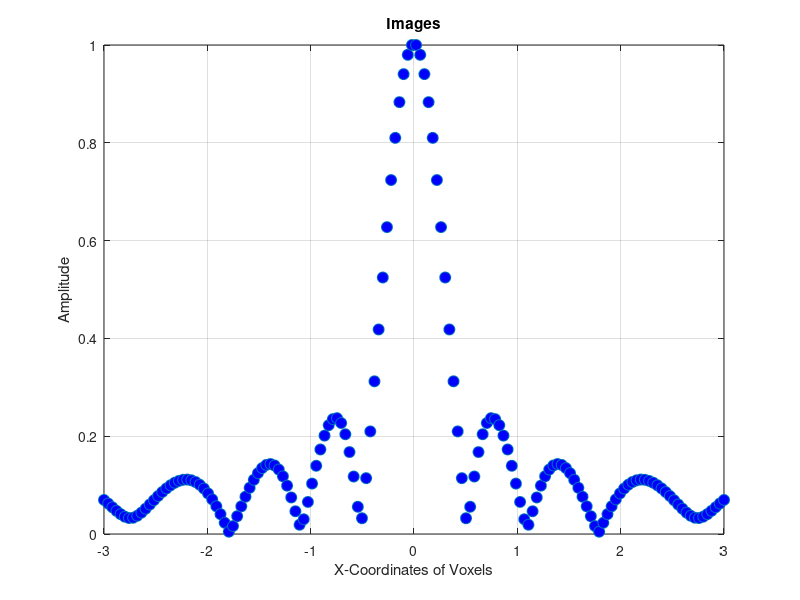
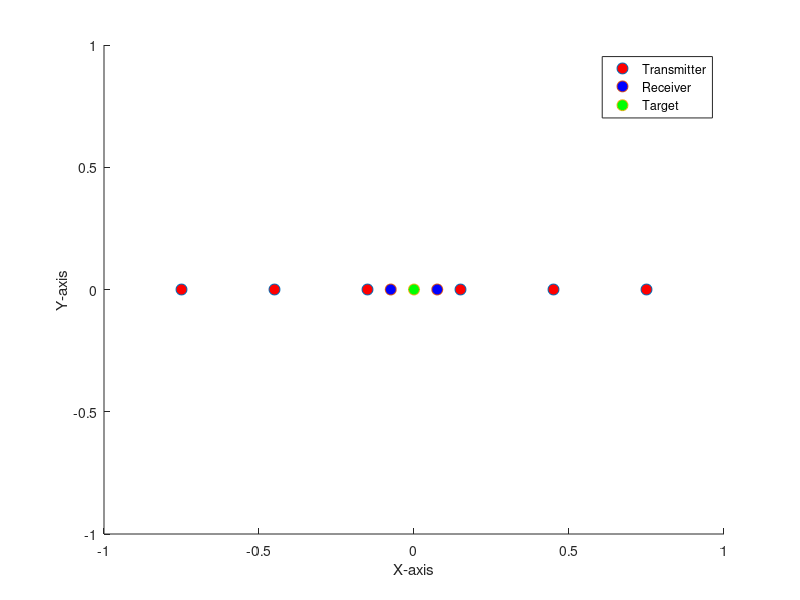

The MATLAB script that drew these images, in order:
close all;
   
% Start the timer
tic;

%%%%%%%%%%%%%%%%%%%%%%%%%%%%%%%%%%%%%%%%%%%%%%%%%%%%%%%%%%%%%%%%%%%%%%%%%%%
%Defining all the parameters
z_coord = 0;

%Numbers of antennas
N_Rx = 2; %Receiver on x-axis
N_Ry = 1; %Receiver on y-axis
N_Tx = 6;
N_Ty = 1;

%Frequency & Spacing
Nf = 101;  %always odd(impair)
c = 3e8;
f_min = 0.5e9;
f_max = 1.5e9;
bande = linspace(f_min,f_max,Nf); %If more than 1 frequency
fc = 1e9; %(f_max+f_min)/2;
lc = c/fc;
shannon = lc/2;
k  = 2*pi/lc;

%Length of the line
% Lx = shannon*N_Rx
Lx = 1.5;
Ly = 1;
space_Rx = Lx/N_Rx;
space_Ry = Ly/N_Ry;

%Finding the place of the receiving antennas centered on 0
minRx = (-1)*((N_Rx-1)*shannon)/2;
maxRx = ((N_Rx-1)*shannon)/2;
minRy = (-1)*((N_Ry-1)*shannon)/2;
maxRy = ((N_Ry-1)*shannon)/2;

%Finding the place of the transmitting antennas centered on 0
minTx = -1*(shannon*(N_Tx-1)*N_Rx)/2;
maxTx = (shannon*(N_Tx-1)*N_Rx)/2;
minTy = (-1)*((N_Ty-1)*shannon)/2;
maxTy = ((N_Ty-1)*shannon)/2;

%%%%%%%%%%%%%%%%%%%%%%%%%%%%%%%%%%%%%%%%%%%%%%%%%%%%%%%%%%%%%%%%%%%%%%%%%%%
%%%%%%%%%%%%%%%%%%%%%%%%%%%%%%%%%%%%%%%%%%%%%%%%%%%%%%%%%%%%%%%%%%%%%%%%%%%

%Creating a coordinate for the receiving antennas
X_R = zeros(N_Rx,N_Ry,3);
if N_Ry == 1
    yR_coord = 0;
    for i = 1:N_Ry
        X_R(:,i,1) = linspace(minRx, maxRx,N_Rx); 
        X_R(:,i,2) = yR_coord; 
        X_R(:,i,3) = z_coord;
    end
else
    yR_coord = linspace(minRy,maxRy,N_Ry);
    for i = 1:N_Ry
        X_R(:,i,1) = linspace(minRx, maxRx,N_Rx); 
        X_R(:,i,2) = yR_coord(i); 
        X_R(:,i,3) = z_coord;
    end
end

%%%%%%%%%%%%%%%%%%%%%%%%%%%%%%%%%%%%%%%%%%%%%%%%%%%%%%%%%%%%%%%%%%%%%%%%%%%
%Creating a coordinate for the transmitting antennas
X_T = zeros(N_Tx,N_Ty,3);


% If want to choose the placement of the transmittter
% X_T(1,:) = [0,0,0];
% X_T(2,:) = [0,0,0];

% If want to create a well coordinated transmittter 
% The transmitters are place at the end of the line for even number
% They are always centered on zero for odd number of transmitter
if N_Ty == 1
    yR_coord = 0;
    for i = 1:N_Ty
        X_T(:,i,1) = linspace(minTx, maxTx,N_Tx); 
        X_T(:,i,2) = yR_coord; 
        X_T(:,i,3) = z_coord;
    end
else
    yT_coord = linspace(minTy,maxTy,N_Ty);
    for i = 1:N_Ty
        X_T(:,i,1) = linspace(minTx, maxTx,N_Tx); 
        X_T(:,i,2) = yT_coord(i); 
        X_T(:,i,3) = z_coord;
    end
end

%%%%%%%%%%%%%%%%%%%%%%%%%%%%%%%%%%%%%%%%%%%%%%%%%%%%%%%%%%%%%%%%%%%%%%%%%%%
%Placing a target into the surface z = zc
zc = 3;
N_cible = 1; %Number of target
%% List of target(s) with its coordinates
X_C(1,:) = [0,0,3]; 
% X_C(2,:) = [1,0,3];
%%%%%%%%%%%%%%%%%%%%%%%%%%%%%%%%%%%%%%%%%%%%%%%%%%%%%%%%%%%%%%%%%%%%%%%%%%%

% distances for each Receiver with target
nR = size(X_R);
distancesList_R = zeros(nR(1),nR(2),N_cible);
for h = 1:N_cible
    for i = 1:nR(2)
        for j = 1:nR(1)
            distancesList_R(j,i,h) = sqrt((X_R(j,i,1) - X_C(h,1)).^2 + (X_R(j,i,2) - X_C(h,2)).^2 + (X_R(j,i,3) - X_C(h,3)).^2);
        end
    end
end

% distances for each Receiver with target
nT = size(X_T);
distancesList_T = zeros(nT(1),nT(2),N_cible); % based on the number of transmitter on X and Y and number of targets
for h = 1:N_cible
    for i = 1:nT(2)
        for j = 1:nT(1)
            distancesList_T(j,i,h) = sqrt((X_T(j,i,1) - X_C(h,1)).^2 + (X_T(j,i,2) - X_C(h,2)).^2 + (X_T(j,i,3) - X_C(h,3)).^2);
        end
    end
end

%%%%%%%%%%%%%%%%%%%%%%%%%%%%%%%%%%%%%%%%%%%%%%%%%%%%%%%%%%%%%%%%%%%%%%%%%%%

%X_voxels et Y_voxels
zVoxels_coords = (N_cible);
for i=1:N_cible
    zVoxels_coords(i) = X_C(i,3);
end

L_XVoxels = 6;
XVoxels_min = -1*(L_XVoxels/2);
XVoxels_max = (L_XVoxels/2);
N_XVoxels = 150; % Space between each Voxels is L_Xvoxels/N_XVoxels = 0.4
N_YVoxels = 1;
deltaY = 0.2;
Voxels = zeros(N_XVoxels,N_YVoxels,3);

if N_YVoxels == 1
    yVoxels_coord = 0;
    for i = 1:N_YVoxels
        Voxels(:,i,1) = linspace(XVoxels_min, XVoxels_max,N_XVoxels);
        Voxels(:,i,2) = yVoxels_coord;
        Voxels(:,i,3) = zVoxels_coords;
    end
else
    yVoxels_coord = linspace(-deltaY,deltaY,N_YVoxels);
    for i = 1:N_YVoxels
        Voxels(:,i,1) = linspace(XVoxels_min, XVoxels_max,N_XVoxels);
        Voxels(:,i,2) = yVoxels_coord(i);
        Voxels(:,i,3) = zVoxels_coords;
    end
end
%%%%%%%%%%%%%%%%%%%%%%%%%%%%%%%%%%%%%%%%%%%%%%%%%%%%%%%%%%%%%%%%%%%%%%%%%%%

%%%%%%%%%%%%%%%%%%%%%%%%%%%%%%%%%%%%%%%%%%%%%%%%%%%%%%%%%%%%%%%%%%%%%%%%%%%

%Distance between Transmitter and Voxels

nTV = size(X_T);
distancesList_TV = zeros(N_XVoxels*N_YVoxels,nTV(1),nTV(2));
for h = 1:N_XVoxels
    for i = 1:nTV(2) %Number of Y lines
        for j = 1:nTV(1) %Number of T on X axis
            distancesList_TV(h,j,i) = sqrt((X_T(j,i,1) - Voxels(h,:,1)).^2 + (X_T(j,i,2) - Voxels(h,:,2)).^2 + (X_T(j,i,3) - Voxels(h,:,3)).^2);
        end
    end
end

%Distance between Receiver and Voxels
nRV = size(X_R);
distancesList_RV = zeros(N_XVoxels*N_YVoxels,nRV(1),nRV(2));
for h = 1:N_XVoxels
    for i = 1:nRV(2) %Number of R on Y
        for j = 1:nRV(1) %Number of R on X
            distancesList_RV(h,j,i) = sqrt((X_R(j,i,1) - Voxels(h,1)).^2 + (X_R(j,i,2) - Voxels(h,2)).^2 + (X_R(j,i,3) - Voxels(h,3)).^2);
        end
    end
end

%%%%%%%%%%%%%%%%%%%%%%%%%%%%%%%%%%%%%%%%%%%%%%%%%%%%%%%%%%%%%%%%%%%%%%%%%%%

%%%%%%%%%%%%%%%%%%%%%%%%%%%%%%%%%%%%%%%%%%%%%%%%%%%%%%%%%%%%%%%%%%%%%%%%%%%
%S
S = zeros(Nf);
for l = 1:Nf
    for m = 1:N_Tx*N_Ty %Number of Transmitter
        for n = 1:N_Rx*N_Ry %Number of Receiver
            %S (frequence,which Transmitter,which receiver)
            S(l,m,n) = exp(((-2i*pi*fc)/c)*(distancesList_T(m)+distancesList_R(n))); %bande_f(l)
        end 
    end
end

%Compare addition with sum to see if its the same or not

Somme = sum(S,4);
Compare = false(size(Somme));
% for j = 1:N_cible
    for i = 1:N_Tx*N_Ty*1:N_Rx*N_Ry
        if(S(:,:,i)==Somme(i))
            Compare(i) = true;
        end
    end
% end
%%%%%%%%%%%%%%%%%%%%%%%%%%%%%%%%%%%%%%%%%%%%%%%%%%%%%%%%%%%%%%%%%%%%%%%%%%%

%%%%%%%%%%%%%%%%%%%%%%%%%%%%%%%%%%%%%%%%%%%%%%%%%%%%%%%%%%%%%%%%%%%%%%%%%%%

%Image
% The formula of Image is taken from Microwave Imaging in Security-Two
% Decades in Innovation by Sherif S.Ahmed on page 193
Image = zeros(Nf,N_XVoxels);

for l = 1:Nf
    for k = 1: length(Voxels)
        for m = 1:N_Tx*N_Ty %Number of Transmitter
            for n = 1:N_Rx*N_Ry %Number of Receiver
                Image(l,k) = Image(l,k) + S(l,m,n)*exp(((2i*pi*fc)/c)*(distancesList_TV(k,m)+distancesList_RV(k,n))); %bande_f(l)          
            end
        end
    end
end

Image = sum(Image,1);

% Create a scatter plot
figure;
plot(Voxels(:,:,1),abs(Image)/max(max(Image)) ,'o', 'MarkerSize', 8, 'MarkerFaceColor', 'b');
xlabel('X-Coordinates of Voxels');
ylabel('Amplitude');
title('Images');
grid on;

%%%%%%%%%%%%%%%%%%%%%%%%%%%%%%%%%%%%%%%%%%%%%%%%%%%%%%%%%%%%%%%%%%%%%%%%%%%

% Define a grid of points
figure;
[x, y,z] = meshgrid(-Lx:0.1:Lx, -Ly:0.1:Ly,-Lx:0.1:Lx);
plot3(X_T(:,:,1), X_T(:,:,2), X_T(:,:,3), 'o', 'MarkerSize', 8, 'MarkerFaceColor', 'r');
hold on;
plot3(X_R(:,:,1), X_R(:,:,2), X_R(:,:,3), 'o', 'MarkerSize', 8, 'MarkerFaceColor', 'b');
plot3(X_C(:,1), X_C(:,2), X_C(:,3), 'o', 'MarkerSize', 8, 'MarkerFaceColor', 'g');
% plot3(Voxels(:,:,1), Voxels(:,:,2), Voxels(:,:,3), 'o', 'MarkerSize', 8, 'MarkerFaceColor', 'y');
% Add labels and title
xlabel('X-axis');
ylabel('Y-axis');
zlabel('Z-axis');
legend('Transmitter', 'Receiver', 'Target', 'Location', 'Northeast');
% legend('Transmitter', 'Receiver', 'Target', 'Voxels', 'Location', 'Northeast');
view(0,90);
